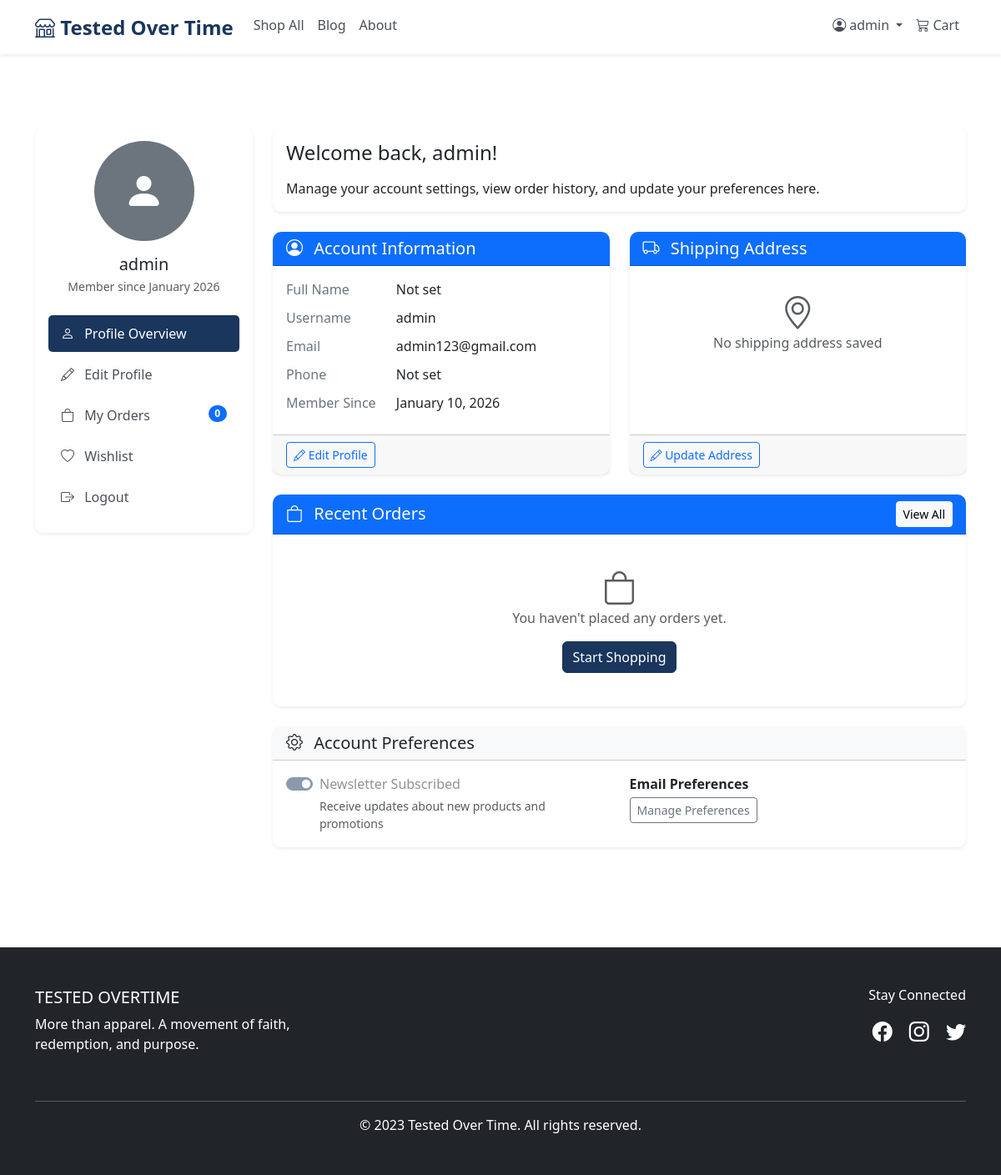
Page /accounts/profile/ (signed in) on the committed database.
### accounts/models.py (models this page shows, shortened)
class CustomUser(AbstractUser):
    email = models.EmailField(_('email address'), unique=True)
    phone = models.CharField(max_length=20, blank=True)
    address = models.TextField(blank=True)
    city = models.CharField(max_length=100, blank=True)
    state = models.CharField(max_length=100, blank=True)
    zip_code = models.CharField(max_length=20, blank=True)
    country = models.CharField(max_length=100, blank=True)
    profile_picture = models.ImageField(upload_to='profile_pics/', blank=True)
    date_of_birth = models.DateField(null=True, blank=True)
    shipping_address = models.TextField(blank=True)
    shipping_city = models.CharField(max_length=100, blank=True)
    shipping_state = models.CharField(max_length=100, blank=True)
    shipping_zip = models.CharField(max_length=20, blank=True)
    newsletter_subscribed = models.BooleanField(default=True)
    created_at = models.DateTimeField(auto_now_add=True)
    updated_at = models.DateTimeField(auto_now=True)
    @property
    def full_name(self):
        return f"{self.first_name} {self.last_name}".strip()
    class Meta:
        verbose_name = 'User'
        verbose_name_plural = 'Users'

### accounts/views.py (the view)
# urls.py: path('profile/', views.profile, name='profile'),
@login_required
def profile(request):
    return render(request, 'accounts/profile.html')

### templates/accounts/profile.html (shortened to what this page needs)
{% extends 'base.html' %}
{% load static %}
{% block content %}
<div class="container py-5">
    <div class="row">
        <div class="col-lg-3 mb-4">
            <div class="card shadow-sm">
                <div class="card-body">
                    <div class="text-center mb-4">
                        {% if user.profile_picture %}
                            <img src="{{ user.profile_picture.url }}"
                                 class="rounded-circle img-thumbnail mb-3"
                                 alt="{{ user.username }}"
                                 style="width: 120px; height: 120px; object-fit: cover;">
                        {% else %}
                            <div class="rounded-circle bg-secondary d-flex align-items-center justify-content-center mb-3 mx-auto"
                                 style="width: 120px; height: 120px;">
                                <i class="bi bi-person-fill text-white" style="font-size: 3rem;"></i>
                            </div>
                        {% endif %}
                        <h5 class="mb-1">{{ user.full_name|default:user.username }}</h5>
                        <p class="text-muted small">Member since {{ user.date_joined|date:"F Y" }}</p>
                    </div>
                    <ul class="nav flex-column">
                        <li class="nav-item">
                            <a class="nav-link active" href="{% url 'accounts:profile' %}">
                                <i class="bi bi-person me-2"></i> Profile Overview
                            </a>
                        </li>
                        <li class="nav-item">
                            <a class="nav-link" href="{% url 'accounts:profile_edit' %}">
                                <i class="bi bi-pencil me-2"></i> Edit Profile
                            </a>
                        </li>
                        <li class="nav-item">
                            <a class="nav-link" href="{% url 'accounts:order_history' %}">
                                <i class="bi bi-bag me-2"></i> My Orders
                                <span class="badge bg-primary rounded-pill float-end">{{ user.orders.count }}</span>
                            </a>
                        </li>
                        <li class="nav-item">
                            <a class="nav-link" href="{% url 'shop:wishlist' %}">
                                <i class="bi bi-heart me-2"></i> Wishlist
                            </a>
                        </li>
                        <li class="nav-item">
                            <a class="nav-link" href="{% url 'accounts:logout' %}">
                                <i class="bi bi-box-arrow-right me-2"></i> Logout
                            </a>
                        </li>
                    </ul>
                </div>
            </div>
        </div>
        <div class="col-lg-9">
            <div class="card shadow-sm mb-4">
                <div class="card-body">
                    <h4 class="card-title mb-3">Welcome back, {{ user.first_name|default:user.username }}!</h4>
                    <p class="card-text">
                        Manage your account settings, view order history, and update your preferences here.
                    </p>
                </div>
            </div>
            <div class="row">
                <div class="col-md-6 mb-4">
                    <div class="card shadow-sm h-100">
                        <div class="card-header bg-primary text-white">
                            <h5 class="mb-0"><i class="bi bi-person-circle me-2"></i> Account Information</h5>
                        </div>
                        <div class="card-body">
                            <dl class="row mb-0">
                                <dt class="col-sm-4">Full Name</dt>
                                <dd class="col-sm-8">{{ user.full_name|default:"Not set" }}</dd>
                                <dt class="col-sm-4">Username</dt>
                                <dd class="col-sm-8">{{ user.username }}</dd>
                                <dt class="col-sm-4">Email</dt>
                                <dd class="col-sm-8">{{ user.email }}</dd>
                                <dt class="col-sm-4">Phone</dt>
                                <dd class="col-sm-8">{{ user.phone|default:"Not set" }}</dd>
                                <dt class="col-sm-4">Member Since</dt>
                                <dd class="col-sm-8">{{ user.date_joined|date:"F d, Y" }}</dd>
                            </dl>
                        </div>
                        <div class="card-footer">
                            <a href="{% url 'accounts:profile_edit' %}" class="btn btn-outline-primary btn-sm">
                                <i class="bi bi-pencil"></i> Edit Profile
                            </a>
                        </div>
                    </div>
                </div>
                <div class="col-md-6 mb-4">
                    <div class="card shadow-sm h-100">
                        <div class="card-header bg-primary text-white">
                            <h5 class="mb-0"><i class="bi bi-truck me-2"></i> Shipping Address</h5>
                        </div>
                        <div class="card-body">
                            {% if user.shipping_address %}
                                <p class="mb-1"><strong>{{ user.full_name|default:user.username }}</strong></p>
                                <p class="mb-1">{{ user.shipping_address }}</p>
                                <p class="mb-1">{{ user.shipping_city }}, {{ user.shipping_state }} {{ user.shipping_zip }}</p>
                                <p class="mb-0">{{ user.country|default:"" }}</p>
                            {% else %}
                                <div class="text-center py-3">
                                    <i class="bi bi-geo-alt display-6 text-muted mb-3"></i>
                                    <p class="text-muted">No shipping address saved</p>
                                </div>
                            {% endif %}
                        </div>
                        <div class="card-footer">
                            <a href="{% url 'accounts:profile_edit' %}" class="btn btn-outline-primary btn-sm">
                                <i class="bi bi-pencil"></i> Update Address
                            </a>
                        </div>
                    </div>
                </div>
            </div>
            <div class="card shadow-sm">
                <div class="card-header bg-primary text-white d-flex justify-content-between align-items-center">
                    <h5 class="mb-0"><i class="bi bi-bag me-2"></i> Recent Orders</h5>
                    <a href="{% url 'accounts:order_history' %}" class="btn btn-light btn-sm">View All</a>
                </div>
                <div class="card-body">
                    {% if user.orders.all %}
                        <div class="table-responsive">
                            <table class="table table-hover">
                                <thead>
                                    <tr>
                                        <th>Order #</th>
                                        <th>Date</th>
                                        <th>Items</th>
                                        <th>Total</th>
                                        <th>Status</th>
                                        <th>Action</th>
                                    </tr>
                                </thead>
                                <tbody>
                                    {% for order in user.orders.all|slice:":5" %}
                                    <tr>
                                        <td>{{ order.order_number }}</td>
                                        <td>{{ order.created_at|date:"M d, Y" }}</td>
                                        <td>{{ order.items.count }} items</td>
                                        <td>${{ order.total }}</td>
                                        <td>
                                            <span class="badge {% if order.status == 'DELIVERED' %}bg-success{% elif order.status == 'CANCELLED' %}bg-danger{% else %}bg-warning{% endif %}">
                                                {{ order.get_status_display }}
                                            </span>
                                        </td>
                                        <td>
                                            <a href="{% url 'shop:order_detail' order.id %}" class="btn btn-sm btn-outline-primary">
                                                View
                                            </a>
                                        </td>
                                    </tr>
                                    {% endfor %}
                                </tbody>
                            </table>
                        </div>
                    {% else %}
                        <div class="text-center py-4">
                            <i class="bi bi-bag display-6 text-muted mb-3"></i>
                            <p class="text-muted">You haven't placed any orders yet.</p>
                            <a href="{% url 'shop:product_list' %}" class="btn btn-primary">
                                Start Shopping
                            </a>
                        </div>
                    {% endif %}
                </div>
            </div>
            <div class="card shadow-sm mt-4">
                <div class="card-header bg-light">
                    <h5 class="mb-0"><i class="bi bi-gear me-2"></i> Account Preferences</h5>
                </div>
                <div class="card-body">
                    <div class="row">
                        <div class="col-md-6">
                            <div class="form-check form-switch">
                                <input class="form-check-input" type="checkbox" id="newsletter"
                                       {% if user.newsletter_subscribed %}checked{% endif %} disabled>
                                <label class="form-check-label" for="newsletter">
                                    Newsletter Subscribed
                                </label>
                                <small class="form-text text-muted d-block">
                                    Receive updates about new products and promotions
                                </small>
                            </div>
                        </div>
                        <div class="col-md-6">
                            <p class="mb-1"><strong>Email Preferences</strong></p>
                            <a href="#" class="btn btn-outline-secondary btn-sm">Manage Preferences</a>
                        </div>
                    </div>
                </div>
            </div>
        </div>
    </div>
</div>
{% endblock %}

### templates/base.html (shortened to what this page needs)
<!DOCTYPE html>
<html lang="en">
<head>
    <link href="https://cdn.jsdelivr.net/npm/bootstrap@5.3.0/dist/css/bootstrap.min.css" rel="stylesheet">
    <link rel="stylesheet" href="https://cdn.jsdelivr.net/npm/bootstrap-icons@1.10.0/font/bootstrap-icons.css">
    {% load static %}
    <link rel="stylesheet" href="{% static 'css/style.css' %}">
</head>
<body>
    <nav class="navbar navbar-expand-lg navbar-light bg-white shadow-sm">
        <div class="container">
            <a class="navbar-brand fw-bold text-primary" href="{% url 'shop:home' %}">
                <i class="bi bi-shop"></i> Tested Over Time
            </a>
            <div class="collapse navbar-collapse" id="navbarNav">
                <ul class="navbar-nav me-auto">
                    <li class="nav-item">
                        <a class="nav-link" href="{% url 'shop:product_list' %}">Shop All</a>
                    </li>
                    <li class="nav-item">
                        <a class="nav-link" href="#">Blog</a>
                    </li>
                    <li class="nav-item">
                        <a class="nav-link" href="#">About</a>
                    </li>
                </ul>
                <ul class="navbar-nav ms-auto">
                    {% if user.is_authenticated %}
                    <li class="nav-item dropdown">
                        <a class="nav-link dropdown-toggle" href="#" role="button" data-bs-toggle="dropdown">
                            <i class="bi bi-person-circle"></i> {{ user.username }}
                        </a>
                    </li>
                    {% endif %}
                    <li class="nav-item">
                        <a class="nav-link" href="{% url 'shop:cart_detail' %}">
                            <i class="bi bi-cart3"></i> Cart
                        </a>
                    </li>
                </ul>
            </div>
        </div>
    </nav>
    <main class="py-4">
        {% block content %}{% endblock %}
    </main>
    <footer class="bg-dark text-white py-5 mt-5">
        <div class="container">
            <div class="row">
                <div class="col-md-4 mb-4">
                    <h5>TESTED OVERTIME</h5>
                    <p>More than apparel. A movement of faith, redemption, and purpose.</p>
                </div>
                <div class="col-md-8 text-md-end">
                    <h6>Stay Connected</h6>
                    <div class="mt-3">
                        <a href="#" class="text-white me-3"><i class="bi bi-facebook fs-4"></i></a>
                        <a href="#" class="text-white me-3"><i class="bi bi-instagram fs-4"></i></a>
                        <a href="#" class="text-white"><i class="bi bi-twitter fs-4"></i></a>
                    </div>
                </div>
            </div>
            <hr class="bg-light">
            <div class="text-center">
                <p class="mb-0">&copy; 2023 Tested Over Time. All rights reserved.</p>
            </div>
        </div>
    </footer>
</body>
</html>

### rows in the picture
CustomUser: username "admin", full_name "admin", date_joined "January 2026", orders.count "0", first_name "admin", full_name "Not set", email "admin123@gmail.com", phone "Not set", date_joined "January 10, 2026", newsletter_subscribed "☑"
